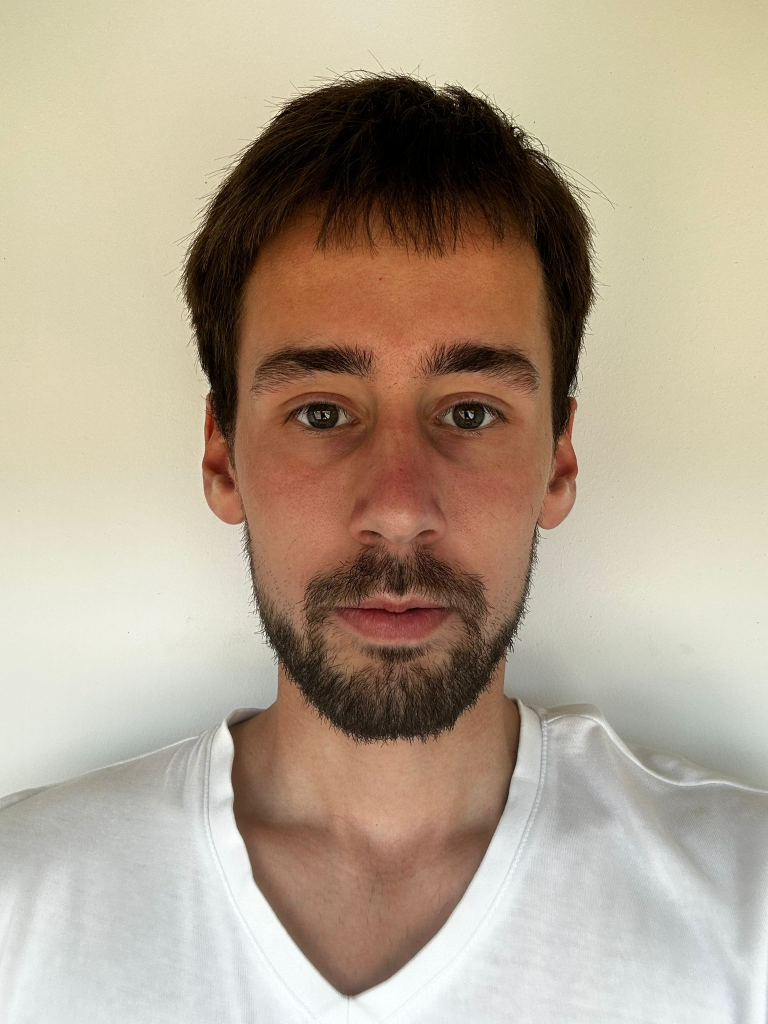
#> input picture procesare de img/blabla4.jpeg, 1536 x 2048 px (shown at 1/2 size)
$ python main.py
#> lines starting #> are read from the running program, lines starting #| are printed output that depends on the picture; after the words box and inside, x2 and y2 are one past the last pixel; in counts of white or black regions, pixels touching at a corner belong together
import cv2
from PIL import Image
import numpy as np
import serial
import time

#ser = serial.Serial("/dev/ttyUSB0", 1000000, timeout=1)

#poza din fisier
poza = cv2.imread('blabla4.jpeg', 1)
#> poza is the input picture: shape (2048, 1536, 3); mean B, G, R 145.6, 164.8, 179.9

#Poza facuta cu webcam
#image = cv2.VideoCapture(0)
#result, poza = image.read()
cv2.imshow('poza', poza)
cv2.waitKey(1000)

#dimensionare pentru spatiu de lucru
img_half = cv2.resize(poza, (120, 170), fx=0.5, fy=0.5)
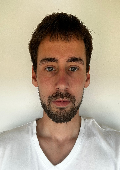
#> img_half: shape (170, 120, 3); mean B, G, R 145.4, 164.6, 179.7
cv2.imshow('Resized_img', img_half)
cv2.imwrite('poza_redim.jpg', img_half)
cv2.waitKey(1000)

#eroziune si dilatare imagine
img_erosion = cv2.erode(img_half, (100, 100), iterations=6)
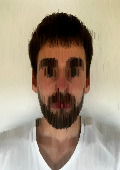
#> img_erosion: shape (170, 120, 3); mean B, G, R 131.1, 150, 164.2
cv2.imshow('Erosion', img_erosion)
cv2.imwrite('poza_erodata.jpg', img_erosion)
cv2.waitKey(1000)
img_dilation = cv2.dilate(img_erosion, (100, 100), iterations=2)
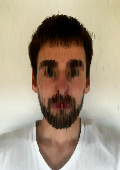
#> img_dilation: shape (170, 120, 3); mean B, G, R 134, 153.3, 168
cv2.imshow('Dilation', img_dilation)
cv2.imwrite('poza_dilatata.jpg', img_dilation)
cv2.waitKey(1000)

#blur imagine pentru a diminua zgomotele
img_blur = cv2.GaussianBlur(img_dilation, (5, 5), 0)
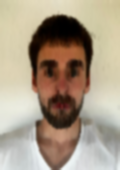
#> img_blur: shape (170, 120, 3); mean B, G, R 134, 153.3, 167.9
cv2.imshow('Blur', img_blur)
cv2.imwrite('poza_blur.jpg', img_blur)
cv2.waitKey(1000)

#culori monocrome imagine pentru a diminua zgomotele
im_gray = cv2.cvtColor(img_blur, cv2.COLOR_RGB2GRAY)
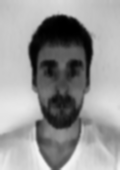
#> im_gray: shape (170, 120); min 0, max 247, mean 149.2
cv2.imshow('Grayscale', im_gray)
cv2.imwrite('poza_gri.jpg', im_gray)
cv2.waitKey(1000)

#transormare imagine binara
(thresh, im_bw) = cv2.threshold(im_gray, 45, 255, cv2.THRESH_BINARY)
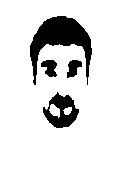
#> im_bw: shape (170, 120); 86.5% white; 4 black regions, box (x1, y1, x2, y2) and area: (30, 16, 92, 85) 1712, (43, 92, 79, 128) 692, (41, 60, 57, 77) 186, (67, 60, 82, 78) 173
#im_bw //= 255

cv2.imshow('binary_img', im_bw)
cv2.imwrite('poza_binary.jpg', im_bw)
cv2.waitKey(4000)


im = Image.open('poza_binary.jpg')
pixels = list(im.getdata())
#> pixels = 20400 items

ini = open("initial.txt", "w")
f = open("results.txt", "w")


j = 0
lin = 0
col = 0
mat = [[0 for _ in range(171)] for _ in range(121)]

for i in pixels:
    if i < 50:
        i = 1
    else:
        i = 0
    f.write("%s " % i)
#adaug valori in matrice

    j += 1
    lin = int(j / 170)
    col = j % 120
    if col == 120:
        col = 0
        lin += 1
        f.write("\n")
    mat[lin][col] = i
#> after the loop, j = 20400; mat = 121 items

'''
#unde 1 trimit pe seriala
for i in range(120):
    for j in range(170):
        f.write("%d " % mat[i][j])

        if mat[i][j]==1:

            #data = str (i/1000) + ',' + str (j/1000+0.1) + '\n'
            data = str(round(i / 1000, 3)) + ',' + str(round(j / 1000 + 0.1, 3)) + '\n'

            #ser.write(data.encode())
            #time.sleep(1)
            f.write(data)

    f.write("\n")


    #pentru linii
'''
'''
for i in range(121):
    x1 = 0
    y1 = 0
    x2 = 0
    y2 = 0
    for j in range(171):
        if mat[i][j] == 1:
            if x1 == 0 and y1 == 0:
                x1 = i
                y1 = j
            else:
                x2 = i
                y2 = j
        if mat[i][j] == 0 and x1 != 0 and y1 != 0 and x2 != 0 and y2 != 0:
            print(x1, y1, "-", x2, y2, "\n")
            ini.write("%s " % x1)
            ini.write("%s " % y1)
            ini.write("%s " % x2)
            ini.write("%s " % y2)
            ini.write("\n")
            x1 = 0
            y1 = 0
            x2 = 0
            y2 = 0
'''

$ run again, with procesare de img/blabla2.jpeg copied over procesare de img/blabla4.jpeg
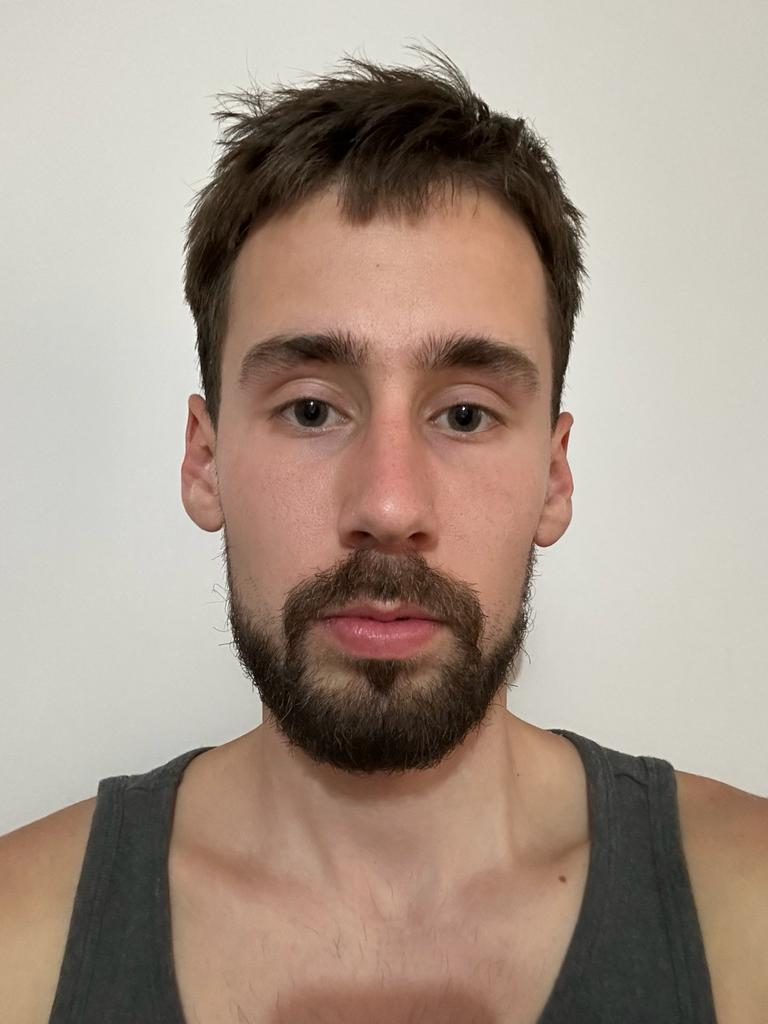
#> input picture procesare de img/blabla2.jpeg, 768 x 1024 px
#> poza is the input picture: shape (1024, 768, 3); mean B, G, R 138, 151, 167.8
#> `im_gray = cv2.cvtColor(img_blur, cv2.COLOR_RGB2GRAY)`:
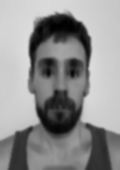
#> im_gray: shape (170, 120); min 1, max 220, mean 142.6
#> `(thresh, im_bw) = cv2.threshold(im_gray, 45, 255, cv2.THRESH_BINARY)`:
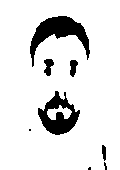
#> im_bw: shape (170, 120); 88.6% white; 8 black regions (3 under 20 px), largest, box (x1, y1, x2, y2) and area: (30, 16, 90, 67) 1117, (38, 91, 80, 135) 914, (44, 59, 54, 76) 111, (70, 60, 78, 77) 96, (102, 145, 106, 161) 51
#> pixels = 20400 items
#> after the loop `for i in pixels:`: j = 20400; mat = 121 items

$ run again, with procesare de img/blabla3.jpeg copied over procesare de img/blabla4.jpeg
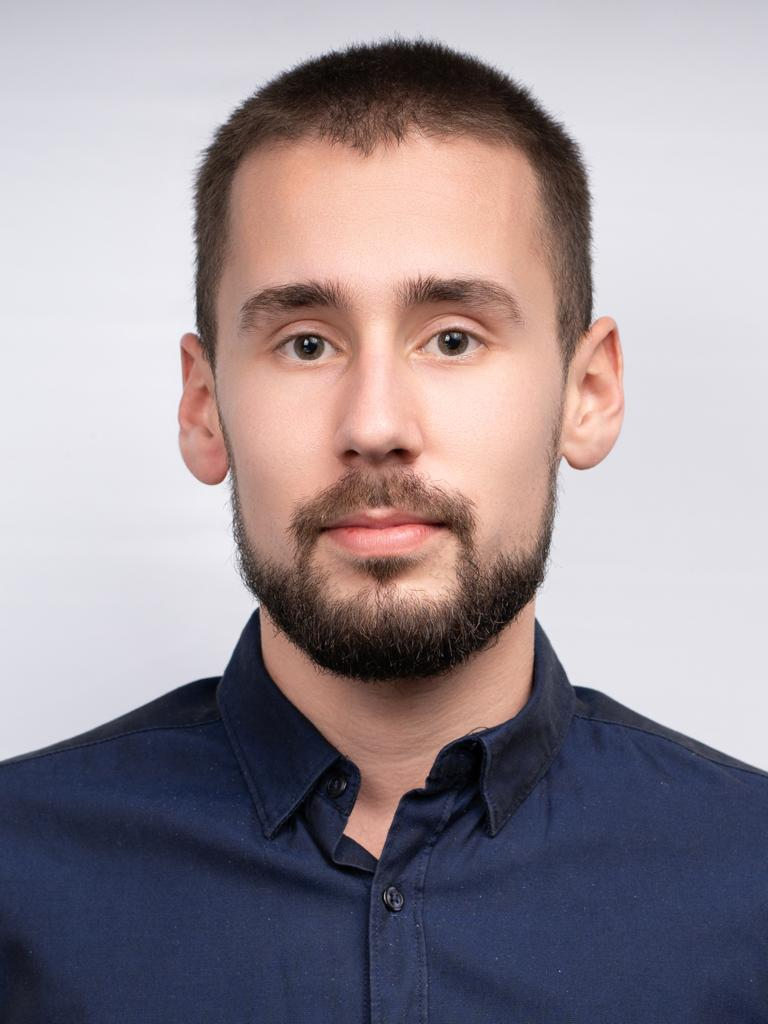
#> input picture procesare de img/blabla3.jpeg, 768 x 1024 px
#> poza is the input picture: shape (1024, 768, 3); mean B, G, R 149.1, 142.9, 153.3
#> `im_gray = cv2.cvtColor(img_blur, cv2.COLOR_RGB2GRAY)`:
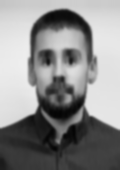
#> im_gray: shape (170, 120); min 4, max 238, mean 138
#> `(thresh, im_bw) = cv2.threshold(im_gray, 45, 255, cv2.THRESH_BINARY)`:
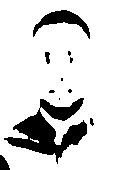
#> im_bw: shape (170, 120); 84.9% white; 11 black regions (6 under 20 px), largest, box (x1, y1, x2, y2) and area: (4, 98, 87, 164) 2265, (33, 10, 90, 39) 588, (0, 155, 10, 170) 102, (45, 52, 50, 64) 45, (90, 118, 94, 126) 22
#> pixels = 20400 items
#> after the loop `for i in pixels:`: j = 20400; mat = 121 items
